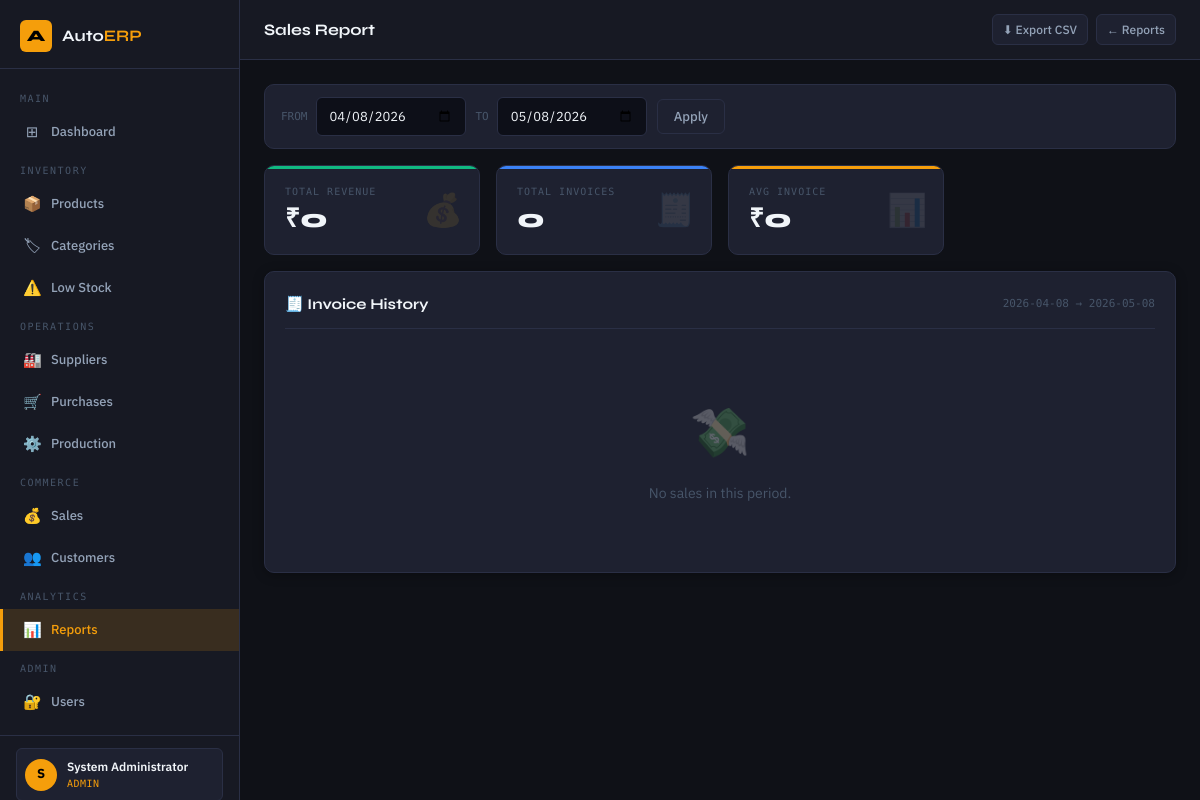
The app's page /reports/sales (signed in) with its own data.
### tables this page shows
CREATE TABLE users (
    id          INTEGER PRIMARY KEY AUTOINCREMENT,
    username    TEXT UNIQUE NOT NULL,
    email       TEXT UNIQUE NOT NULL,
    full_name   TEXT NOT NULL,
    password_hash TEXT NOT NULL,
    role        TEXT NOT NULL DEFAULT 'staff',
    is_active   INTEGER NOT NULL DEFAULT 1,
    last_login  TEXT,
    created_at  TEXT DEFAULT (datetime('now'))
);

### app/routes/reports.py (the view, shortened to what this page needs)
@reports_bp.route('/sales')
@login_required
def sales_report():
    date_from, date_to = _date_range()
    df = date_from.strftime('%Y-%m-%d %H:%M:%S')
    dt = date_to.strftime('%Y-%m-%d %H:%M:%S')
    db    = get_db()
    sales = [dict(r) for r in db.execute(
        "SELECT * FROM sales WHERE created_at BETWEEN ? AND ? AND status='completed' ORDER BY created_at DESC",
        (df, dt)).fetchall()]
    top_products = db.execute(
        '''SELECT p.name, SUM(si.quantity) AS total_qty, SUM(si.total_price) AS total_revenue
           FROM sale_items si JOIN products p ON p.id=si.product_id
           JOIN sales s ON s.id=si.sale_id
           WHERE s.created_at BETWEEN ? AND ? AND s.status='completed'
           GROUP BY p.id ORDER BY total_revenue DESC LIMIT 10''', (df, dt)).fetchall()
    db.close()
    total_revenue = sum(s['total_amount'] for s in sales)
    return render_template('reports/sales_report.html',
        sales=sales, total_revenue=total_revenue, total_sales=len(sales),
        top_products=[dict(t) for t in top_products],
        date_from=date_from.strftime('%Y-%m-%d'),
        date_to=date_to.strftime('%Y-%m-%d'))

### app/auth_helpers.py (called while the page is built)
def login_required(f):
    @wraps(f)
    def decorated(*args, **kwargs):
        if 'user_id' not in session:
            flash('Please log in to access this page.', 'warning')
            return redirect(url_for('auth.login'))
        return f(*args, **kwargs)
    return decorated

def get_current_user():
    uid = session.get('user_id')
    if not uid:
        return None
    db = get_db()
    user = db.execute('SELECT * FROM users WHERE id=?', (uid,)).fetchone()
    db.close()
    return dict(user) if user else None

### app/database.py (called while the page is built)
def get_db():
    conn = sqlite3.connect(DB_PATH)
    conn.row_factory = sqlite3.Row
    conn.execute("PRAGMA foreign_keys = ON")
    return conn

### app/routes/reports.py (called while the page is built)
def _date_range():
    d_from = request.args.get('date_from', '')
    d_to   = request.args.get('date_to', '')
    now    = datetime.utcnow()
    try:
        date_from = datetime.strptime(d_from, '%Y-%m-%d') if d_from else now - timedelta(days=30)
    except ValueError:
        date_from = now - timedelta(days=30)
    try:
        date_to = datetime.strptime(d_to, '%Y-%m-%d').replace(hour=23, minute=59) if d_to else now
    except ValueError:
        date_to = now
    return date_from, date_to

### app/templates/reports/sales_report.html (shortened to what this page needs)
{% extends "base.html" %}
{% block page_title %}Sales Report{% endblock %}
{% block topbar_actions %}
  <a href="{{ url_for('reports.sales_report', date_from=date_from, date_to=date_to, export='csv') }}" class="btn btn-secondary btn-sm">⬇ Export CSV</a>
  <a href="{{ url_for('reports.index') }}" class="btn btn-secondary btn-sm">← Reports</a>
{% endblock %}
{% block content %}
<form method="GET">
  <div class="filter-bar">
    <div style="display:flex;align-items:center;gap:8px">
      <label style="font-family:var(--font-mono);font-size:11px;color:var(--text-muted)">FROM</label>
      <input type="date" name="date_from" class="form-control" value="{{ date_from }}" style="width:150px">
    </div>
    <div style="display:flex;align-items:center;gap:8px">
      <label style="font-family:var(--font-mono);font-size:11px;color:var(--text-muted)">TO</label>
      <input type="date" name="date_to" class="form-control" value="{{ date_to }}" style="width:150px">
    </div>
    <button type="submit" class="btn btn-secondary">Apply</button>
  </div>
</form>
<div class="stats-grid" style="margin-bottom:16px">
  <div class="stat-card green"><div class="stat-label">Total Revenue</div><div class="stat-value">₹{{ "{:,.0f}".format(total_revenue) }}</div><div class="stat-icon">💰</div></div>
  <div class="stat-card blue"><div class="stat-label">Total Invoices</div><div class="stat-value">{{ total_sales }}</div><div class="stat-icon">🧾</div></div>
  <div class="stat-card amber"><div class="stat-label">Avg Invoice</div><div class="stat-value">₹{{ "{:,.0f}".format(total_revenue / total_sales if total_sales else 0) }}</div><div class="stat-icon">📊</div></div>
</div>
<div class="card">
  <div class="card-header">
    <div class="card-title">🧾 Invoice History</div>
    <span style="font-family:var(--font-mono);font-size:11px;color:var(--text-muted)">{{ date_from }} → {{ date_to }}</span>
  </div>
  {% if sales %}
  <div class="table-wrapper">
    <table>
      <thead><tr><th>Invoice</th><th>Date</th><th>Customer</th><th>Payment</th><th>Subtotal</th><th>Discount</th><th>Total</th></tr></thead>
      <tbody>
        {% for s in sales %}
        <tr>
          <td><a href="{{ url_for('sales.view_sale', sale_id=s.id) }}" class="sku">{{ s.invoice_number }}</a></td>
          <td style="font-size:12px">{{ s.created_at[:16] }}</td>
          <td>{{ s.customer_name or '—' }}</td>
          <td><span class="badge badge-info">{{ s.payment_method }}</span></td>
          <td class="mono">₹{{ "{:,.2f}".format(s.subtotal) }}</td>
          <td class="mono text-danger">{% if s.discount > 0 %}-₹{{ "{:,.2f}".format(s.discount) }}{% else %}—{% endif %}</td>
          <td class="mono fw-bold text-success">₹{{ "{:,.2f}".format(s.total_amount) }}</td>
        </tr>
        {% endfor %}
      </tbody>
    </table>
  </div>
  {% else %}
  <div class="empty-state"><div class="empty-state-icon">💸</div><div>No sales in this period.</div></div>
  {% endif %}
</div>
{% endblock %}

### app/templates/base.html (shortened to what this page needs)
<!DOCTYPE html>
<html lang="en">
<head>
  <link rel="stylesheet" href="{{ url_for('static', filename='css/main.css') }}">
</head>
<body>
<div class="layout">
  <aside class="sidebar">
    <div class="sidebar-brand">
      <div class="sidebar-logo">A</div>
      <div class="sidebar-brand-name">Auto<span>ERP</span></div>
    </div>
    <nav class="sidebar-nav">
      <div class="nav-section-label">Main</div>
      <a class="nav-item" href="{{ url_for('dashboard.index') }}">
        <span class="nav-icon">⊞</span> Dashboard
      </a>
      <div class="nav-section-label">Inventory</div>
      <a class="nav-item" href="{{ url_for('inventory.index') }}">
        <span class="nav-icon">📦</span> Products
      </a>
      <a class="nav-item" href="{{ url_for('inventory.categories') }}">
        <span class="nav-icon">🏷</span> Categories
      </a>
      <a class="nav-item" href="{{ url_for('inventory.low_stock') }}">
        <span class="nav-icon">⚠️</span> Low Stock
      </a>
      <div class="nav-section-label">Operations</div>
      <a class="nav-item" href="{{ url_for('suppliers.index') }}">
        <span class="nav-icon">🏭</span> Suppliers
      </a>
      <a class="nav-item" href="{{ url_for('purchases.index') }}">
        <span class="nav-icon">🛒</span> Purchases
      </a>
      <a class="nav-item" href="{{ url_for('production.index') }}">
        <span class="nav-icon">⚙️</span> Production
      </a>
      <div class="nav-section-label">Commerce</div>
      <a class="nav-item" href="{{ url_for('sales.index') }}">
        <span class="nav-icon">💰</span> Sales
      </a>
      <a class="nav-item" href="{{ url_for('sales.customers') }}">
        <span class="nav-icon">👥</span> Customers
      </a>
      <div class="nav-section-label">Analytics</div>
      <a class="nav-item" href="{{ url_for('reports.index') }}">
        <span class="nav-icon">📊</span> Reports
      </a>
      {% if current_user and current_user.role == 'admin' %}
      <div class="nav-section-label">Admin</div>
      <a class="nav-item" href="{{ url_for('auth.users') }}">
        <span class="nav-icon">🔐</span> Users
      </a>
      {% endif %}
    </nav>
    <div class="sidebar-footer">
      {% if current_user %}
      <div class="sidebar-user">
        <div class="sidebar-user-avatar">{{ current_user.full_name[0].upper() }}</div>
        <div class="sidebar-user-info">
          <div class="sidebar-user-name">{{ current_user.full_name }}</div>
          <div class="sidebar-user-role">{{ current_user.role }}</div>
        </div>
      </div>
      {% endif %}
    </div>
  </aside>
  <div class="main-content">
    <header class="topbar">
      <div class="topbar-title">{% block page_title %}{% endblock %}</div>
      <div class="topbar-actions">{% block topbar_actions %}{% endblock %}</div>
    </header>
    <main class="page-content">
      {% block content %}{% endblock %}
    </main>
  </div>
</div>
</body>
</html>

### records on screen
users: full_name "S", full_name "System Administrator", role "ADMIN"

### other values on screen
{{ "{:,.0f}".format(total_revenue) }} "0"
{{ total_sales }} "0"
{{ "{:,.0f}".format(total_revenue / total_sales if total_sales else 0) }} "0"
{{ date_from }} "2026-04-08"
{{ date_to }} "2026-05-08"
